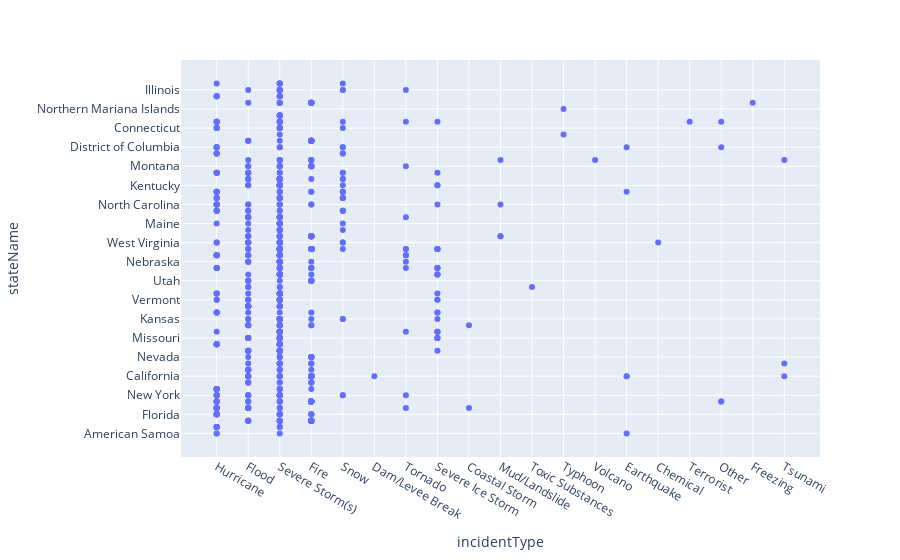

Notebook cell for this chart:
### Markdown cell above
### Visualization and Analysis

### Code cell
fig = px.scatter(df, x="incidentType", y="stateName")
fig.show()

### Figure 1 — Plotly figure (JSON) as saved in the notebook; plotly's stock layout.template omitted (floating-point values rounded to 4 significant figures; data arrays with more than 128 entries replaced by an {"elided": "..."} marker saying what was removed)
{"data": [{"hovertemplate": "incidentType=%{x}<br>stateName=%{y}<extra></extra>", "legendgroup": "", "marker": {"color": "#636efa", "symbol": "circle"}, "mode": "markers", "name": "", "orientation": "v", "showlegend": false, "type": "scatter", "x": {"elided": "1000 str values"}, "xaxis": "x", "y": {"elided": "1000 str values"}, "yaxis": "y"}], "layout": {"legend": {"tracegroupgap": 0}, "margin": {"t": 60}, "xaxis": {"anchor": "y", "domain": [0, 1], "title": {"text": "incidentType"}}, "yaxis": {"anchor": "x", "domain": [0, 1], "title": {"text": "stateName"}}}}
